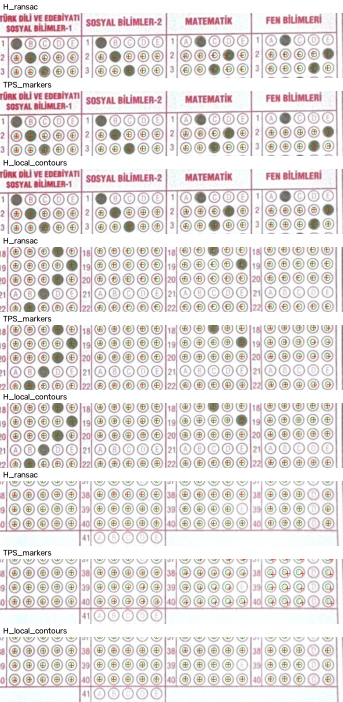
#> input picture experiments/edge_alignment/runs/E1-dataset/curved_angled_001_comparison.jpg, 685 x 1404 px, given in place of 004.png, which was not available (shown at 1/2 size)
$ python batch_process.py ../experiments/edge_alignment/runs/E1-dataset/curved_angled_001_comparison.jpg out.png
#> lines starting #> are read from the running program, lines starting #| are printed output that depends on the picture
### experiments/edge_alignment_v2/src/common.py
"""Shared image, marker and bubble utilities used by every experiment.

Everything here is copied (behaviour-for-behaviour) from the archived
scripts/edge_baseline.py (E0) and scripts/edge_refinement.py (E1) so that the
v2 numbers are directly comparable to the archived runs.
"""
from pathlib import Path
import hashlib
import json

import cv2
import numpy as np
from scipy.optimize import linear_sum_assignment

WORKING_HEIGHT = 2000
SUBJECTS = ["turkce", "sosyal", "matematik", "fen"]
GROUPS = ["flat_front", "flat_angled", "curved_front", "curved_angled"]


# --------------------------------------------------------------------------
# I/O
# --------------------------------------------------------------------------
# [6 lines left out: function sha256, not called in this run]


def load_image(path):
    """Read an image and resize it so its height is WORKING_HEIGHT px."""
    im = cv2.imread(str(path))
#> im is the input picture: shape (1404, 685, 3); mean B, G, R 223.8, 224.1, 229.2
    if im is None:
        raise ValueError(f"Cannot read {path}")
    h, w = im.shape[:2]
#> h = 1404; w = 685
    scale = WORKING_HEIGHT / h
#> scale = 1.42
    return cv2.resize(im, (round(w * scale), WORKING_HEIGHT), interpolation=cv2.INTER_AREA)
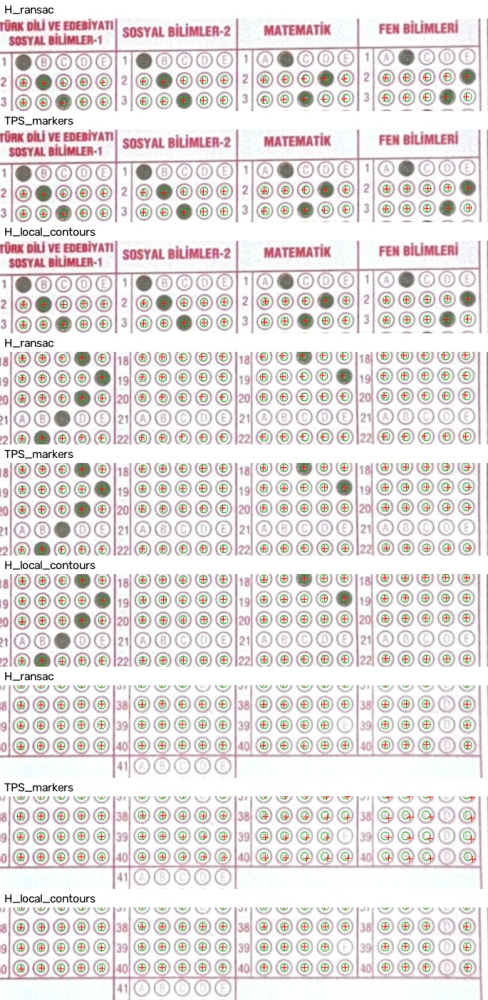
#> returned value: shape (2000, 976, 3) (shown at 1/2 size); mean of channels 0, 1, 2 223.7, 224, 229.2; drawn as B, G, R


def save_image(path, im):
    if not cv2.imwrite(str(path), im):
        raise IOError(path)


def load_template(path):
    """Reference bubble centres (frozen copy of the E1 repaired template)."""
#> (the run stopped early here; a loop or call above may not have finished)

$ run again, on experiments/edge_alignment/runs/E1-review/curved_front_001_comparison.jpg
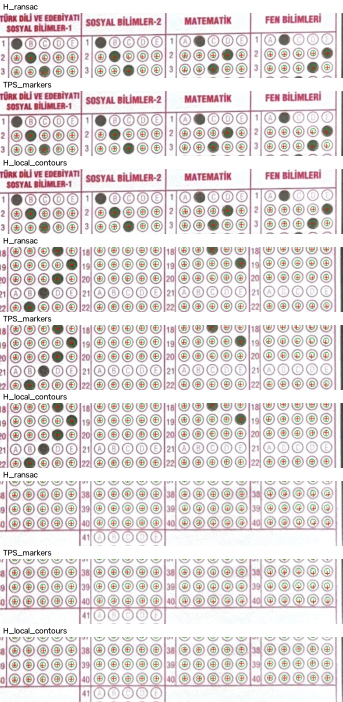
#> input picture experiments/edge_alignment/runs/E1-review/curved_front_001_comparison.jpg, 685 x 1404 px, given in place of 004.png, which was not available (shown at 1/2 size)
#> in load_image, im is the input picture: shape (1404, 685, 3); mean B, G, R 220.2, 219.7, 226.2
#> in load_image, `return cv2.resize(im, (round(w * scale), WORKING_HEIGHT), interpolatio..`:
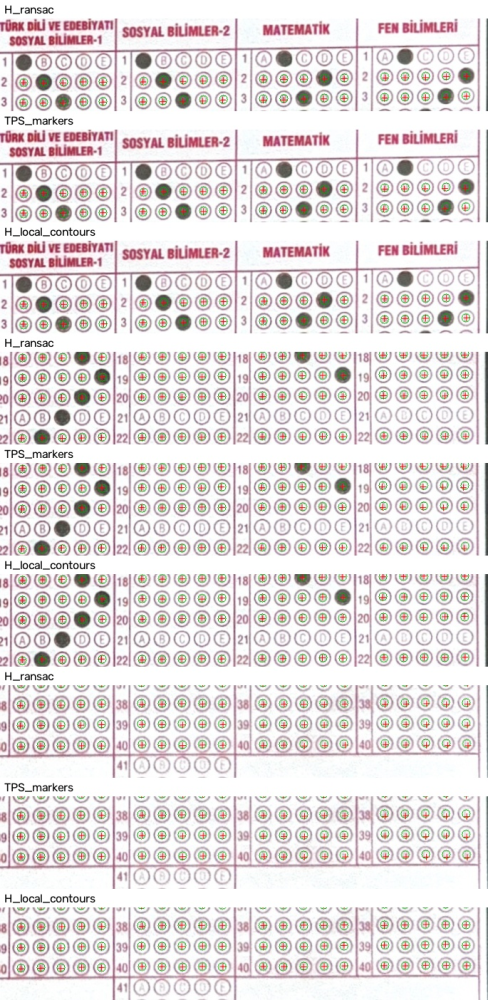
#> returned value: shape (2000, 976, 3) (shown at 1/2 size); mean of channels 0, 1, 2 220.1, 219.6, 226.1; drawn as B, G, R
